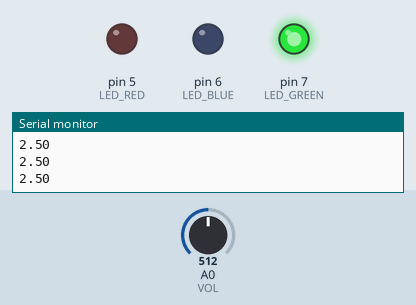
The sketch below on a simulated Arduino Uno, built with avr-gcc and run on an emulated ATmega328P. Parts: output pins drawn as LEDs (lit = HIGH), the last lines printed to the serial monitor. The test bench sets the inputs (shaded band); at power-on: A0 (VOL) = 512.

Above: at 1.2 s.
1.3 s: A0 (VOL) set to 607
2.8 s: A0 (VOL) set to 626
At 4.0 s:
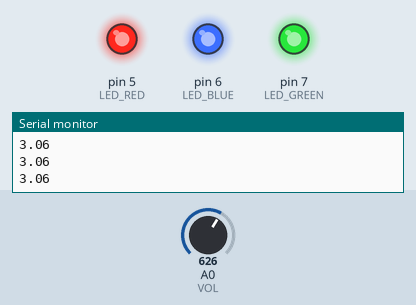
4.3 s: A0 (VOL) set to 306
At 5.2 s:
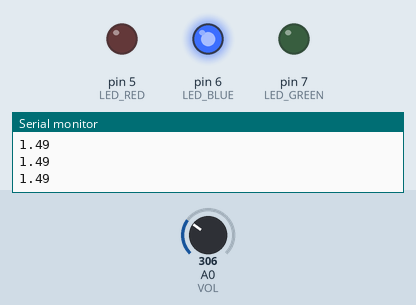
5.8 s: A0 (VOL) set to 220
7.3 s: A0 (VOL) set to 196
At 8.5 s:
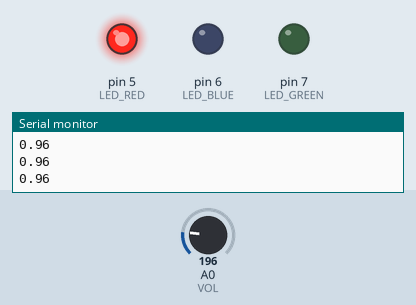
8.8 s: A0 (VOL) set to 511
At 9.8 s:
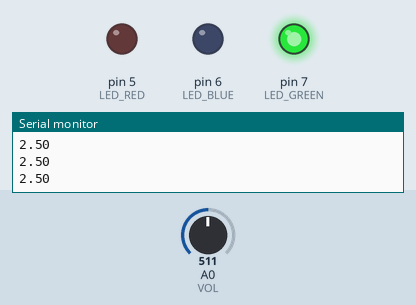
Timing chart, 0 to 11.3 s (numbered marks = the images above; inputs shaded):
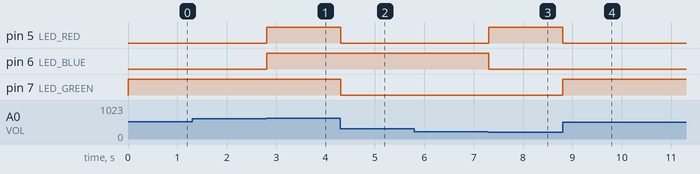

The sketch:

analog_input_kadai2.ino
```cpp
#define LED_RED 5
#define LED_BLUE 6
#define LED_GREEN 7
#define VOL A0

void color_change(bool red, bool green, bool blue)
{
  digitalWrite(LED_RED, red);
  digitalWrite(LED_GREEN, green);
  digitalWrite(LED_BLUE, blue);
}

void setup() {
  pinMode(LED_RED, OUTPUT);
  pinMode(LED_BLUE, OUTPUT);
  pinMode(LED_GREEN, OUTPUT);
  Serial.begin(9600);
}

void loop() {
  double volt = analogRead(VOL)*((double)5/1024);
  Serial.println(volt);

  if(volt >= 3.0){
    color_change(HIGH,HIGH,HIGH);
  }
  else if(volt >= 2.0){
    color_change(LOW,HIGH,LOW);
  }
  else if(volt >= 1.0){
    color_change(LOW,LOW,HIGH);
  }
  else if(volt >= 0.0){
    color_change(HIGH,LOW,LOW);
  }

}
```

Measured:
- the behaviour switches between 614 and 615 on A0 (VOL) (found by bisection; images 0 and 1)
- the behaviour switches between 205 and 204 on A0 (VOL) (found by bisection; images 2 and 3)
- after the input at 2.8 s, pin 5 (LED_RED), pin 6 (LED_BLUE): LOW → HIGH at once
- after the input at 4.3 s, pin 5 (LED_RED), pin 7 (LED_GREEN): HIGH → LOW at once
- after the input at 7.3 s, pin 5 (LED_RED): LOW → HIGH at once; pin 6 (LED_BLUE): HIGH → LOW at once
- after the input at 8.8 s, pin 5 (LED_RED): HIGH → LOW at once; pin 7 (LED_GREEN): LOW → HIGH at once
